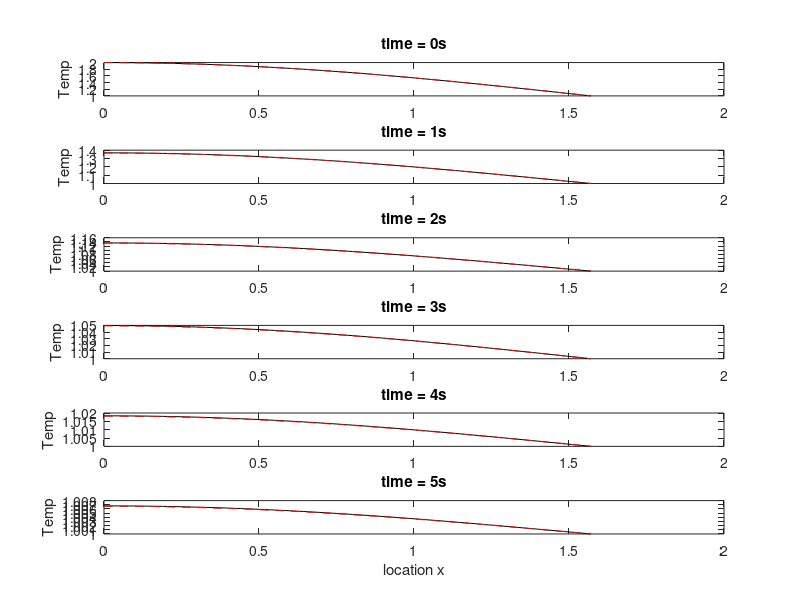
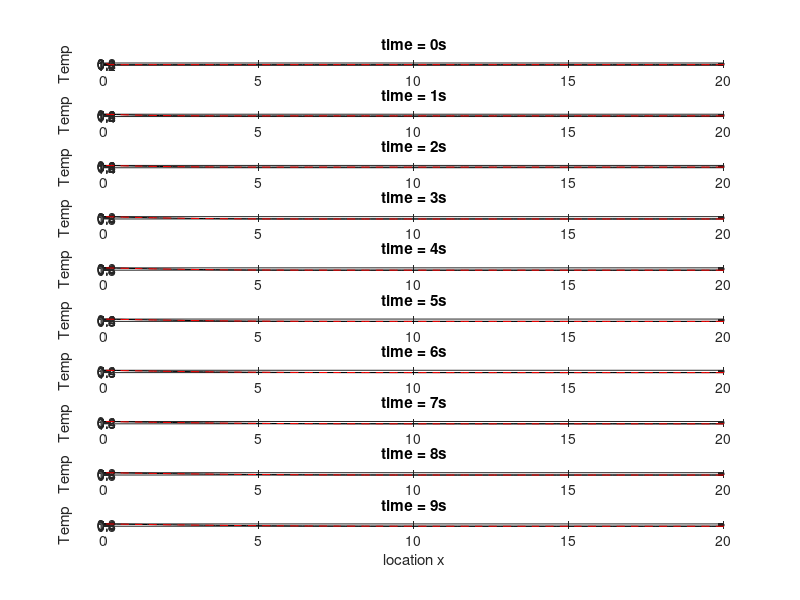

MATLAB code to generate these figures, in order:
clear;

%% exercise 1 
L = pi/2;f = 0; TL = 1; kapa = 1; rhocp = 1; q0 = 0;

% construct matrices and the force
Ne = 10; 
dx = L/Ne;
K = zeros(Ne, Ne);
for i = 1:Ne-1
    K(i,i) = K(i,i) + kapa/dx;
    K(i,i+1) = -kapa/dx;
    K(i+1, i) = -kapa/dx;
    K(i+1,i+1) = K(i+1, i+1) + kapa/dx;
end
K(Ne, Ne) = K(Ne, Ne) + kapa/dx;

M = zeros(Ne, Ne);
for i = 1:Ne-1
    M(i,i) = M(i,i) + dx*rhocp/3;
    M(i,i+1) = dx*rhocp/6;
    M(i+1, i) = dx*rhocp/6;
    M(i+1,i+1) = M(i+1, i+1) + dx*rhocp/3;
end
M(Ne, Ne) = M(Ne, Ne) + dx*rhocp/3;

F = ones(Ne, 1)*dx*f;
F(1) = 0.5*dx*f + q0; 
F(Ne) =  dx*f + kapa/dx*TL; 

% get the initial coefficients
d = zeros(Ne+1,1);
d(1) = 2;
for i = 2:Ne
    point_x = (i-1)*dx;
    d(i) = 1 + cos(point_x);
end
d(Ne + 1) = TL;
v = M\(F-K*d(1:Ne));

% temperature changes with time
sample = 101;
x = linspace(0, L, sample);
T_simu = zeros(1, sample);
T_ana = zeros(1, sample);

for i = 1:sample
    T_ana(i) = 1 + cos(x(i));
end
for i = 1:sample-1
    e = floor(x(i)/dx) + 1;
    T_simu(i) = d(e)*(e*dx - x(i))/dx + d(e+1)*(x(i) - (e-1)*dx)/dx;
end
T_simu(sample) = TL;

figure('Position',[100 100 500 600])
subplot(6,1,1)
plot(x, T_ana, 'k')
hold on
plot(x, T_simu,'--r')
title('time = 0s')
ylabel('Temp')

dt = 0.1; Nt = 50;
for k = 1:Nt
    d(1:Ne) = d(1:Ne) + 0.5 * dt * v;
    v = (M+0.5*dt*K)\(F - K*d(1:Ne));
    d(1:Ne) = d(1:Ne) + 0.5 * dt * v;
    
    for i = 1:sample
        T_ana(i) = 1 + exp(-dt*k)*cos(x(i));
    end
    for i = 1:sample-1
        e = floor(x(i)/dx) + 1;
        T_simu(i) = d(e)*(e*dx - x(i))/dx + d(e+1)*(x(i) - (e-1)*dx)/dx;
    end
    T_simu(sample) = TL;
    if mod(k,10) == 0
        subplot(6, 1, k/10+1);
        plot(x, T_ana, 'k')
        hold on
        plot(x, T_simu,'--r')
        title(['time = ',num2str(k*dt),'s'])
        ylabel('Temp')
    end
end
xlabel('location x')
saveas(gcf, 'exercise1.png');

%% exercise 2 

L = 20;f = 0; TL = 0; kapa = 1; rhocp = 1; q0 = 0;
% construct matrices and the force
Ne = 100; 
dx = L/Ne;
K = zeros(Ne, Ne);
for i = 1:Ne-1
    K(i,i) = K(i,i) + kapa/dx;
    K(i,i+1) = -kapa/dx;
    K(i+1, i) = -kapa/dx;
    K(i+1,i+1) = K(i+1, i+1) + kapa/dx;
end
K(Ne, Ne) = K(Ne, Ne) + kapa/dx;

M = zeros(Ne, Ne);
for i = 1:Ne-1
    M(i,i) = M(i,i) + dx*rhocp/3;
    M(i,i+1) = dx*rhocp/6;
    M(i+1, i) = dx*rhocp/6;
    M(i+1,i+1) = M(i+1, i+1) + dx*rhocp/3;
end
M(Ne, Ne) = M(Ne, Ne) + dx*rhocp/3;

F = ones(Ne, 1)*dx*f;
F(1) = 0.5*dx*f + q0; 
F(Ne) =  dx*f + kapa/dx*TL; 

% get the initial coefficients
d = ones(Ne+1,1);
d(Ne + 1) = TL;
v = M\(F-K*d(1:Ne));

% temperature changes with time
sample = 101;
x = linspace(0, L, sample);
T_simu = zeros(1, sample);
T_ana = zeros(1, sample);

for i = 1:sample
    T_ana(i) = 1;
end
for i = 1:sample-1
    e = floor(x(i)/dx) + 1;
    T_simu(i) = d(e)*(e*dx - x(i))/dx + d(e+1)*(x(i) - (e-1)*dx)/dx;
end
T_simu(sample) = TL;

figure('Position',[100 100 500 900])
subplot(10,1,1)
plot(x, T_ana, 'k')
hold on
plot(L-x, T_simu,'--r')
title('time = 0s')
ylabel('Temp')
%
dt = 0.1; Nt = 90;
for k = 1:Nt
    d(1:Ne) = d(1:Ne) + 0.5 * dt * v;
    v = (M+0.5*dt*K)\(F - K*d(1:Ne));
    d(1:Ne) = d(1:Ne) + 0.5 * dt * v;
    
    for i = 1:sample
        value = x(i)/(2*sqrt(kapa/rhocp*dt*k));
        T_ana(i) = 1 - erfc(value);
    end
    for i = 1:sample-1
        e = floor(x(i)/dx) + 1;
        T_simu(i) = d(e)*(e*dx - x(i))/dx + d(e+1)*(x(i) - (e-1)*dx)/dx;
    end
    T_simu(sample) = TL;
    if mod(k,10) == 0
        subplot(10, 1, k/10+1);
        plot(x, T_ana, 'k')
        hold on
        plot(L-x, T_simu,'--r')
        title(['time = ',num2str(k*dt),'s'])
        ylabel('Temp')
    end
end
xlabel('location x')
saveas(gcf, 'exercise2.png');